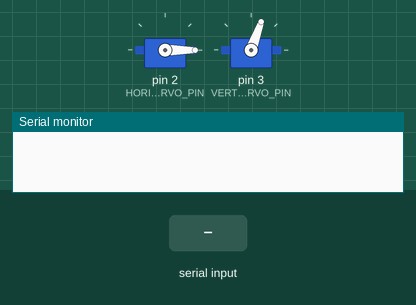
The sketch below on a simulated Arduino Uno, built with avr-gcc and run on an emulated ATmega328P. Shown: 2 × servo, the last lines printed to the serial monitor. The inputs (shaded band) are chosen by the test bench.

Above: at 1.2 s.
1.3 s: "VM" received over Serial
At 1.81 s:
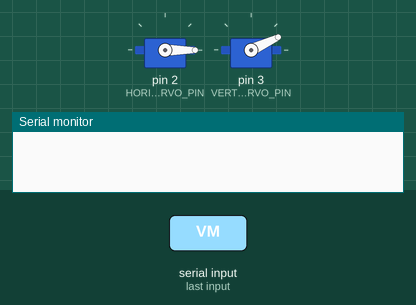
At 2.4 s:
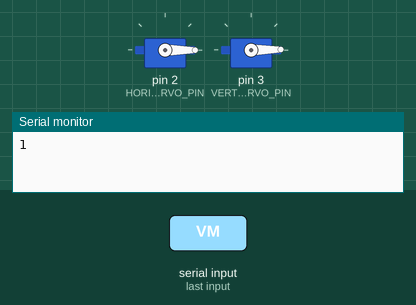
Timing chart, 0 to 4.3 s (numbered marks = the images above; inputs shaded):
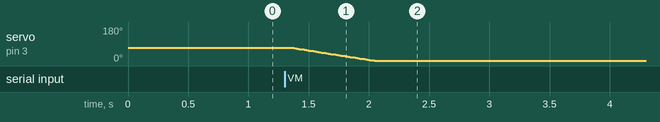

The sketch:

Arduino_Serial_Com.ino
```cpp
#include <Servo.h>
#define HORIZONTAL_SERVO_PIN 2
#define VERTICAL_SERVO_PIN 3

#define SERVO_MAX_POS 150
#define SERVO_MIN_POS 0

#define SERVO_SPEED 15  // delay between angle move in ms

Servo ServoH;  // create servo objects
Servo ServoV;


String SerialBuffer;
int angleinput;
String ID;
void setup() {
  ServoH.attach(HORIZONTAL_SERVO_PIN);
  ServoV.attach(VERTICAL_SERVO_PIN);
  ServoH.write(0);
  ServoV.write(70);

  Serial.begin(19200);
  Serial.setTimeout(50);

}


void MoveServo(Servo &ServoID, int angle){
  if ((angle>SERVO_MAX_POS) || (angle < SERVO_MIN_POS)){
    return;
  }
  int cstep = (angle >= ServoID.read()) ? 1 : -1;

  for (int cpos = ServoID.read(); cpos != angle; cpos += cstep) {
    ServoID.write(cpos);
    delay(10);
  }
  //pos = angle;
}
void loop() {


 if (Serial.available()){
   SerialBuffer = Serial.readString();
   ID = SerialBuffer.substring(0,2);
   angleinput = SerialBuffer.substring(2).toInt();

   if (ID == "HM"){
      MoveServo(ServoH, angleinput);

   }else if (ID == "HN"){
      MoveServo(ServoH, ServoH.read() + angleinput);

   }else if (ID == "VM"){
      MoveServo(ServoV, angleinput);

   }else if (ID == "VN"){
      MoveServo(ServoV, ServoV.read() + angleinput);

   }else{
    MoveServo(ServoH, 180);
    MoveServo(ServoH, 0);
   }
   Serial.print("1");
 }

}
```

Measured:
- after the input at 1.3 s, servo on pin 3 (VERTICAL_SERVO_PIN): moves from 70° to 1° over 0.69 s, starting after 0.06 s
